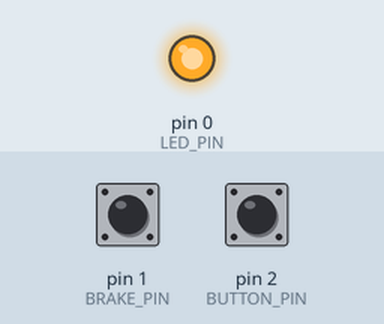
This sketch was run on a simulated Arduino Uno, built with avr-gcc and run on an emulated ATmega328P. Parts: output pins drawn as LEDs (lit = HIGH). Inputs (shaded band) come from the test bench; at power-on: pin 1 (BRAKE_PIN) HIGH, pin 2 (BUTTON_PIN) HIGH.

Above: at 1.8 s.
1.9 s: pin 1 (BRAKE_PIN) pulled LOW for 0.15 s
At 3.0 s:
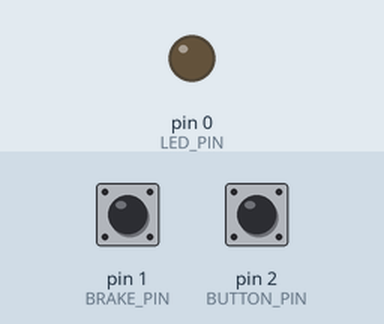
5.0 s: pin 1 (BRAKE_PIN) pulled LOW for 1 s
At 6.0 s:
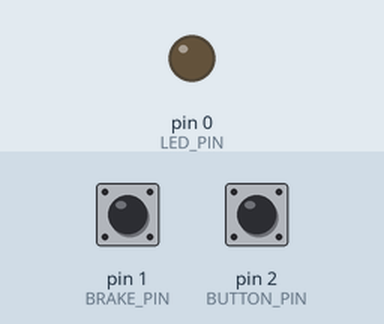
9.0 s: pin 1 (BRAKE_PIN) pulled LOW for 3.2 s
At 15.5 s:
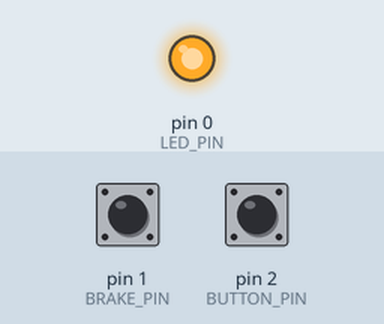
Timing chart, 0 to 17.0 s (numbered marks = the images above; inputs shaded):
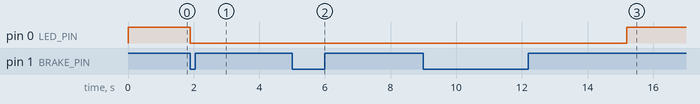

Measured:
- after the input at 1.9 s, pin 0 (LED_PIN): HIGH → LOW at once
- after the input at 5.0 s, pin 0 (LED_PIN): stays LOW (without the input it goes to HIGH after 0.05 s)
- after the input at 9.0 s, pin 0 (LED_PIN): LOW → HIGH after 6.2 s instead of 0.00 s

The sketch:

Blink.ino
```cpp
/*
 */

#include <avr/sleep.h>
#include <avr/power.h>
#include <avr/interrupt.h>


// assymetric blink intervall for breathing mode
#define BREATH_IN_MS 800
#define BREATH_OUT_MS 1600

// assymetric blink intervall for flashing mode
#define FLASH_ON_MS 1000
#define FLASH_OFF_MS 1000

// go sleep in any case after...
#define AUTO_OFF_AFTER_MIN 180

// go to standby if no brake/movment after...
#define AUTO_OFF_NO_MOVE_MIN 10

// duration of light full on after brake in ms
#define BRAKE_LIGHT_DURATION_MS 3000

// dimm light for all modes when no brake, int between 0-255
#define MAX_LIGHT_NO_BRAKE 90

// minimum light when flashing/breathing, int between 0-255
#define MIN_LIGHT_NO_BRAKE 10

// PINs
#define LED_PIN 0
#define BRAKE_PIN 1
// this is the interrupt pin to wake up...
#define BUTTON_PIN 2


/*
 * TODOs
 *  - sleep mode
 *  - modes: static, flashing, breathing
 *  - modes into eeprom?
 *  - auto on, needs second interrupt pin?
 *  - hold button long for on/off
 *  - config
 *    - brightness
 *    - blink mode
 *    - timeouts?
 */

unsigned long alive_since_ms = 0;
unsigned long last_movement_ms = 0;


// TODO not implemented yet
enum Blinkmodes {
    constant,
    flash,
    breath,
    flash_twice,
};


class Led {
    public:
        Led() :
            blinkmode(breath),
            brake_start_ms(0)
        {
            start_ms = millis();
        };

        void write(byte brightness) {
            analogWrite(LED_PIN, 255 - brightness);
        }

        void update() {
            unsigned long t = millis();

            if (brake_start_ms) {
                if (brake_start_ms + BRAKE_LIGHT_DURATION_MS > t) {
                    // brake light already on
                    return;
                }
                else {
                    brake_start_ms = 0;
                    // TODO for some reason LED blinks here
                    start_ms = t - BREATH_IN_MS;
                }
            }

            if (t > start_ms + BREATH_IN_MS + BREATH_OUT_MS) {
                // period over, new start
                start_ms = t;
            }

            if (t < start_ms + BREATH_IN_MS) {
                brightness = (double) (MAX_LIGHT_NO_BRAKE - MIN_LIGHT_NO_BRAKE)
                    * (t - start_ms) / BREATH_IN_MS + MIN_LIGHT_NO_BRAKE;
            } else {
                // FIXME do not use double, use int or so - can this overflow?
                brightness = (double) (MIN_LIGHT_NO_BRAKE - MAX_LIGHT_NO_BRAKE)
                    * (t - BREATH_IN_MS - start_ms) / BREATH_OUT_MS
                    + MAX_LIGHT_NO_BRAKE;
            }

            write(brightness);
        };

        void brake() {
            brake_start_ms = millis();
            write(255);
        };

        void setBlinkMode(Blinkmodes new_mode) {
            blinkmode = new_mode;
            start_ms = millis();;
        }


    private:
        byte brightness;
        unsigned long start_ms;       // start of period
        unsigned long brake_start_ms; // start of brake light
        Blinkmodes blinkmode;

};

Led led;


void go_sleep() {
    // TODO fade out led here

    led.write(0);

    // Choose our preferred sleep mode:
    set_sleep_mode(SLEEP_MODE_PWR_DOWN);

    // Set sleep enable (SE) bit:
    sleep_enable();

    delay(1000);  // no idea why if/why necessary

    // Put the device to sleep...
    sleep_mode();

    // Upon waking up, sketch continues from this point.
    sleep_disable();

    // back alive!
    last_movement_ms = alive_since_ms = millis();
}


void interrupt_handler() {
}


void setup() {
    pinMode(LED_PIN, OUTPUT);
    pinMode(BUTTON_PIN, INPUT_PULLUP);
    pinMode(BRAKE_PIN, INPUT_PULLUP);

    last_movement_ms = alive_since_ms = millis();

    // for waking up after sleep...
    attachInterrupt(0, interrupt_handler, LOW);
}


void loop() {
    // Note: if this loop gets too slow, we need interrupts for buttons

    // necessary for button debouncing
    bool just_woke_up = millis() - alive_since_ms < 1000;

    led.update();

    if(!just_woke_up && digitalRead(BRAKE_PIN) == LOW) {
        last_movement_ms = millis();
        led.brake();
    }

    if (!just_woke_up &&
            (digitalRead(BUTTON_PIN) == LOW) ||
            (millis() - alive_since_ms > AUTO_OFF_AFTER_MIN * 60UL * 1000UL) ||
            (millis() - last_movement_ms > AUTO_OFF_NO_MOVE_MIN * 60UL * 1000UL)) {
        go_sleep();
        // TODO make led fade in
    }
}
```
